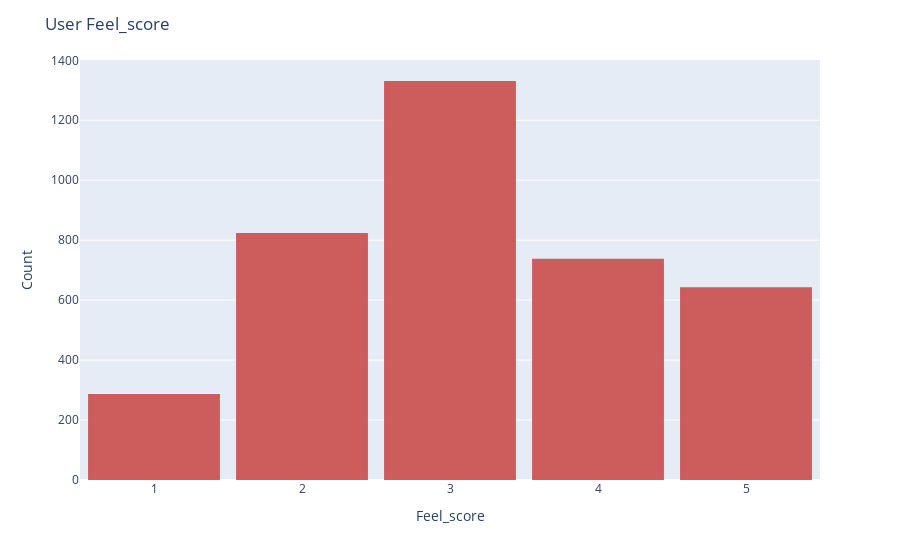

The cell this chart's notebook holds for it:
### Code cell
fig = px.histogram(df['Feel_score'], x="Feel_score", nbins=5, 
                   color_discrete_sequence=['indianred'])
fig.update_layout(
    title_text='User Feel_score', # title of plot
    xaxis_title_text='Feel_score', # xaxis label
    yaxis_title_text='Count', # yaxis label
    bargap=0.01, # gap between bars of adjacent location coordinates
    bargroupgap=0.1 # gap between bars of the same location coordinates
)

fig.show()

### Figure 1 — Plotly figure (JSON) as saved in the notebook; plotly's stock layout.template omitted (floating-point values rounded to 4 significant figures; data arrays with more than 128 entries replaced by an {"elided": "..."} marker saying what was removed)
{"data": [{"alignmentgroup": "True", "bingroup": "x", "hovertemplate": "Feel_score=%{x}<br>count=%{y}<extra></extra>", "legendgroup": "", "marker": {"color": "indianred", "pattern": {"shape": ""}}, "name": "", "nbinsx": 5, "offsetgroup": "", "orientation": "v", "showlegend": false, "type": "histogram", "x": {"elided": "3823 int values"}, "xaxis": "x", "yaxis": "y"}], "layout": {"bargap": 0.01, "bargroupgap": 0.1, "barmode": "relative", "legend": {"tracegroupgap": 0}, "margin": {"t": 60}, "title": {"text": "User Feel_score"}, "xaxis": {"anchor": "y", "domain": [0, 1], "title": {"text": "Feel_score"}}, "yaxis": {"anchor": "x", "domain": [0, 1], "title": {"text": "Count"}}}}
